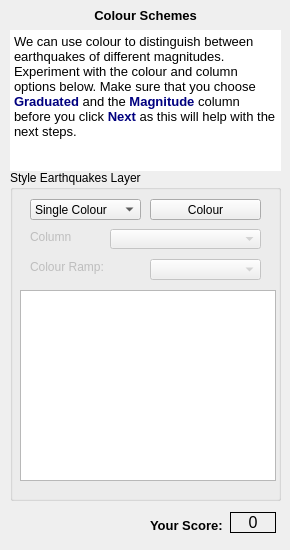
  <widget class="QWizardPage" name="wizardPage3">
   <widget class="QLabel" name="label_13">
    <property name="geometry">
     <rect>
      <x>150</x>
      <y>510</y>
      <width>81</width>
      <height>31</height>
     </rect>
    </property>
    <property name="font">
     <font>
      <pointsize>10</pointsize>
      <weight>75</weight>
      <bold>true</bold>
     </font>
    </property>
    <property name="text">
     <string>Your Score:</string>
    </property>
   </widget>
   <widget class="QLabel" name="Score_label_2">
    <property name="geometry">
     <rect>
      <x>230</x>
      <y>512</y>
      <width>46</width>
      <height>21</height>
     </rect>
    </property>
    <property name="font">
     <font>
      <pointsize>12</pointsize>
     </font>
    </property>
    <property name="frameShape">
     <enum>QFrame::Panel</enum>
    </property>
    <property name="text">
     <string>0</string>
    </property>
    <property name="alignment">
     <set>Qt::AlignCenter</set>
    </property>
   </widget>
   <widget class="QTextBrowser" name="textBrowser_2">
    <property name="geometry">
     <rect>
      <x>10</x>
      <y>30</y>
      <width>271</width>
      <height>141</height>
     </rect>
    </property>
    <property name="frameShape">
     <enum>QFrame::NoFrame</enum>
    </property>
    <property name="frameShadow">
     <enum>QFrame::Plain</enum>
    </property>
    <property name="html">
     <string>&lt;!DOCTYPE HTML PUBLIC &quot;-//W3C//DTD HTML 4.0//EN&quot; &quot;http://www.w3.org/TR/REC-html40/strict.dtd&quot;&gt;
&lt;html&gt;&lt;head&gt;&lt;meta name=&quot;qrichtext&quot; content=&quot;1&quot; /&gt;&lt;style type=&quot;text/css&quot;&gt;
p, li { white-space: pre-wrap; }
&lt;/style&gt;&lt;/head&gt;&lt;body style=&quot; font-family:'MS Shell Dlg 2'; font-size:8.25pt; font-weight:400; font-style:normal;&quot;&gt;
&lt;p style=&quot; margin-top:0px; margin-bottom:0px; margin-left:0px; margin-right:0px; -qt-block-indent:0; text-indent:0px;&quot;&gt;&lt;span style=&quot; font-size:10pt;&quot;&gt;We can use colour to distinguish between earthquakes of different magnitudes. Experiment with the colour and column options below. Make sure that you choose &lt;/span&gt;&lt;span style=&quot; font-size:10pt; font-weight:600; color:#00007f;&quot;&gt;Graduated&lt;/span&gt;&lt;span style=&quot; font-size:10pt;&quot;&gt; and the &lt;/span&gt;&lt;span style=&quot; font-size:10pt; font-weight:600; color:#00007f;&quot;&gt;Magnitude&lt;/span&gt;&lt;span style=&quot; font-size:10pt;&quot;&gt; column before you click &lt;/span&gt;&lt;span style=&quot; font-size:10pt; font-weight:600; color:#00007f;&quot;&gt;Next&lt;/span&gt;&lt;span style=&quot; font-size:10pt;&quot;&gt; as this will help with the next steps.&lt;/span&gt;&lt;/p&gt;&lt;/body&gt;&lt;/html&gt;</string>
    </property>
   </widget>
   <widget class="QLabel" name="label_14">
    <property name="geometry">
     <rect>
      <x>90</x>
      <y>0</y>
      <width>111</width>
      <height>31</height>
     </rect>
    </property>
    <property name="font">
     <font>
      <pointsize>10</pointsize>
      <weight>75</weight>
      <bold>true</bold>
     </font>
    </property>
    <property name="text">
     <string>Colour Schemes</string>
    </property>
    <property name="alignment">
     <set>Qt::AlignCenter</set>
    </property>
   </widget>
   <widget class="QGroupBox" name="groupBox_4">
    <property name="geometry">
     <rect>
      <x>10</x>
      <y>170</y>
      <width>271</width>
      <height>331</height>
     </rect>
    </property>
    <property name="title">
     <string>Style Earthquakes Layer</string>
    </property>
    <widget class="QLabel" name="columnLabel">
     <property name="enabled">
      <bool>false</bool>
     </property>
     <property name="geometry">
      <rect>
       <x>20</x>
       <y>59</y>
       <width>41</width>
       <height>16</height>
      </rect>
     </property>
     <property name="text">
      <string>Column:</string>
     </property>
    </widget>
    <widget class="QPushButton" name="ChangeColourButton">
     <property name="geometry">
      <rect>
       <x>140</x>
       <y>29</y>
       <width>111</width>
       <height>21</height>
      </rect>
     </property>
     <property name="text">
      <string>Colour</string>
     </property>
    </widget>
    <widget class="QComboBox" name="StyleTypecomboBox">
     <property name="geometry">
      <rect>
       <x>20</x>
       <y>29</y>
       <width>111</width>
       <height>21</height>
      </rect>
     </property>
     <item>
      <property name="text">
       <string>Single Colour</string>
      </property>
     </item>
     <item>
      <property name="text">
       <string>Graduated</string>
      </property>
     </item>
    </widget>
    <widget class="QTableView" name="earthquakeTableView">
     <property name="geometry">
      <rect>
       <x>10</x>
       <y>120</y>
       <width>256</width>
       <height>191</height>
      </rect>
     </property>
     <property name="showGrid">
      <bool>false</bool>
     </property>
    </widget>
    <widget class="QComboBox" name="ColourRampcomboBox">
     <property name="enabled">
      <bool>false</bool>
     </property>
     <property name="geometry">
      <rect>
       <x>140</x>
       <y>89</y>
       <width>111</width>
       <height>21</height>
      </rect>
     </property>
    </widget>
    <widget class="QComboBox" name="ColumncomboBox">
     <property name="enabled">
      <bool>false</bool>
     </property>
     <property name="geometry">
      <rect>
       <x>100</x>
       <y>59</y>
       <width>151</width>
       <height>20</height>
      </rect>
     </property>
    </widget>
    <widget class="QLabel" name="colourRampLabel">
     <property name="enabled">
      <bool>false</bool>
     </property>
     <property name="geometry">
      <rect>
       <x>20</x>
       <y>89</y>
       <width>81</width>
       <height>16</height>
      </rect>
     </property>
     <property name="text">
      <string>Colour Ramp:</string>
     </property>
    </widget>
   </widget>
  </widget>
